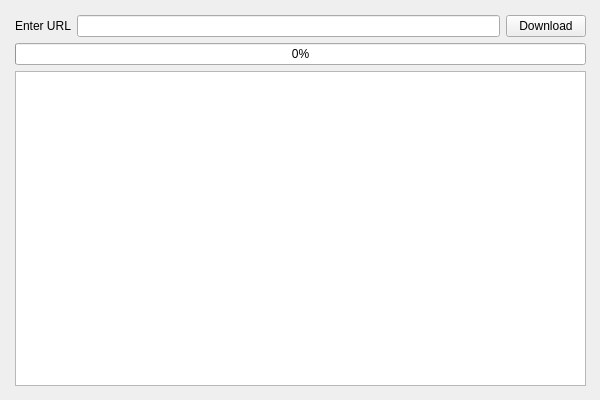
<?xml version="1.0" encoding="UTF-8"?>
<ui version="4.0">
 <class>MainWindow</class>
 <widget class="QMainWindow" name="MainWindow">
  <property name="geometry">
   <rect>
    <x>0</x>
    <y>0</y>
    <width>600</width>
    <height>400</height>
   </rect>
  </property>
  <property name="sizePolicy">
   <sizepolicy hsizetype="Fixed" vsizetype="Fixed">
    <horstretch>0</horstretch>
    <verstretch>0</verstretch>
   </sizepolicy>
  </property>
  <property name="minimumSize">
   <size>
    <width>600</width>
    <height>400</height>
   </size>
  </property>
  <property name="maximumSize">
   <size>
    <width>600</width>
    <height>400</height>
   </size>
  </property>
  <property name="windowTitle">
   <string>Audio Downloader</string>
  </property>
  <widget class="QWidget" name="centralwidget">
   <property name="enabled">
    <bool>true</bool>
   </property>
   <property name="sizePolicy">
    <sizepolicy hsizetype="Fixed" vsizetype="Fixed">
     <horstretch>0</horstretch>
     <verstretch>0</verstretch>
    </sizepolicy>
   </property>
   <property name="minimumSize">
    <size>
     <width>600</width>
     <height>400</height>
    </size>
   </property>
   <property name="maximumSize">
    <size>
     <width>600</width>
     <height>400</height>
    </size>
   </property>
   <widget class="QWidget" name="">
    <property name="geometry">
     <rect>
      <x>0</x>
      <y>0</y>
      <width>601</width>
      <height>401</height>
     </rect>
    </property>
    <layout class="QGridLayout" name="gridLayout_2">
     <property name="sizeConstraint">
      <enum>QLayout::SetMaximumSize</enum>
     </property>
     <property name="leftMargin">
      <number>15</number>
     </property>
     <property name="topMargin">
      <number>15</number>
     </property>
     <property name="rightMargin">
      <number>15</number>
     </property>
     <property name="bottomMargin">
      <number>15</number>
     </property>
     <item row="0" column="0">
      <widget class="QLabel" name="URL">
       <property name="sizePolicy">
        <sizepolicy hsizetype="Preferred" vsizetype="Preferred">
         <horstretch>0</horstretch>
         <verstretch>0</verstretch>
        </sizepolicy>
       </property>
       <property name="text">
        <string>Enter URL</string>
       </property>
      </widget>
     </item>
     <item row="0" column="1">
      <widget class="QLineEdit" name="input">
       <property name="sizePolicy">
        <sizepolicy hsizetype="Expanding" vsizetype="Fixed">
         <horstretch>0</horstretch>
         <verstretch>0</verstretch>
        </sizepolicy>
       </property>
      </widget>
     </item>
     <item row="0" column="2">
      <widget class="QPushButton" name="downloadBtn">
       <property name="text">
        <string>Download</string>
       </property>
      </widget>
     </item>
     <item row="2" column="0" colspan="3">
      <widget class="QProgressBar" name="progress">
       <property name="value">
        <number>0</number>
       </property>
      </widget>
     </item>
     <item row="3" column="0" colspan="3">
      <widget class="QListWidget" name="downloaded"/>
     </item>
    </layout>
   </widget>
  </widget>
 </widget>
 <resources/>
 <connections/>
</ui>
